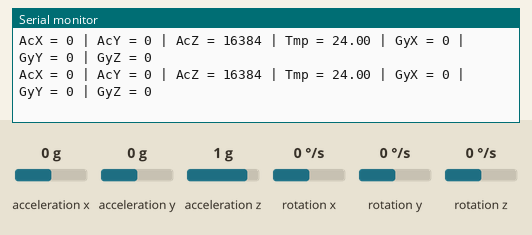
This sketch was run on a simulated Arduino Uno, built with avr-gcc and run on an emulated ATmega328P. Shown: the last lines printed to the serial monitor. Wiring (inferred from the names in the program): MPU-6050 motion sensor at I2C address 0x68. Inputs (shaded band) come from the test bench; at power-on: acceleration x 0 g, acceleration y 0 g, acceleration z 1 g, rotation x 0 °/s, rotation y 0 °/s, rotation z 0 °/s.

Above: at 1.2 s.
1.3 s: acceleration x set to -1.4 g
At 2.4 s:
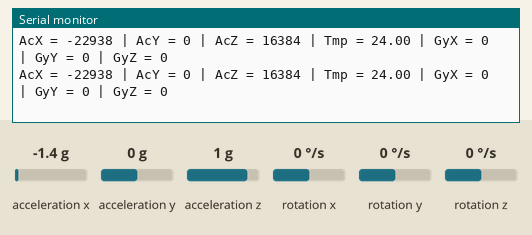
4.3 s: acceleration y set to -1.4 g
At 4.53 s:
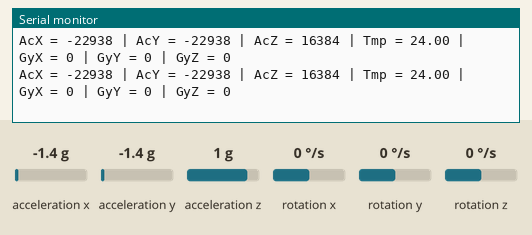
7.3 s: acceleration z set to 0 g
At 7.33 s:
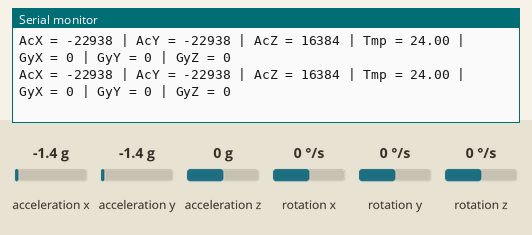
10.3 s: rotation x set to -192 °/s
At 10.54 s:
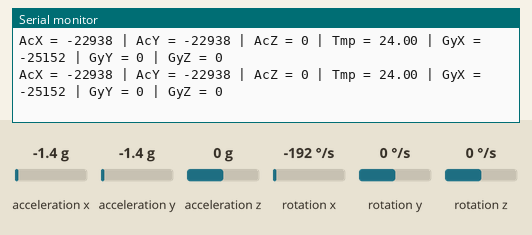
13.3 s: rotation y set to -192 °/s
At 13.56 s:
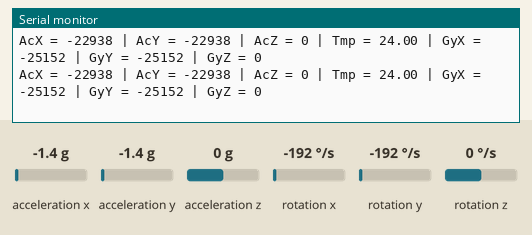
16.3 s: rotation z set to 12 °/s
At 20.25 s:
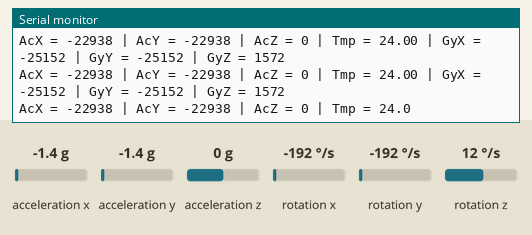

Measured:
- after the input at 1.3 s, the serial monitor: prints a new line after 0.14 s (image 1)
- after the input at 4.3 s, the serial monitor: prints a new line after 0.13 s (image 2)
- after the input at 10.3 s, the serial monitor: prints a new line after 0.14 s (image 4)
- after the input at 13.3 s, the serial monitor: prints a new line after 0.16 s (image 5)
- after the input at 16.3 s, the serial monitor: prints a new line after 0.15 s (image 6)

The sketch:

MPU6050_ALL_VALUES.ino
```cpp
#include <Wire.h>

//Endereco I2C do MPU6050
const int MPU=0x68;
//Variaveis para armazenar valores dos sensores
int AcX,AcY,AcZ,Tmp,GyX,GyY,GyZ;
void setup()
{
  Serial.begin(9600);
  Wire.begin();
  Wire.beginTransmission(MPU);
  Wire.write(0x6B);

  //Inicializa o MPU-6050
  Wire.write(0);
  Wire.endTransmission(true);


}
void loop()
{
  Wire.beginTransmission(MPU);
  Wire.write(0x3B);  // starting with register 0x3B (ACCEL_XOUT_H)
  Wire.endTransmission(false);
  //Solicita os dados do sensor
  Wire.requestFrom(MPU,14,true);
  //Armazena o valor dos sensores nas variaveis correspondentes
  AcX=Wire.read()<<8|Wire.read();  //0x3B (ACCEL_XOUT_H) & 0x3C (ACCEL_XOUT_L)
  AcY=Wire.read()<<8|Wire.read();  //0x3D (ACCEL_YOUT_H) & 0x3E (ACCEL_YOUT_L)
  AcZ=Wire.read()<<8|Wire.read();  //0x3F (ACCEL_ZOUT_H) & 0x40 (ACCEL_ZOUT_L)
  Tmp=Wire.read()<<8|Wire.read();  //0x41 (TEMP_OUT_H) & 0x42 (TEMP_OUT_L)
  GyX=Wire.read()<<8|Wire.read();  //0x43 (GYRO_XOUT_H) & 0x44 (GYRO_XOUT_L)
  GyY=Wire.read()<<8|Wire.read();  //0x45 (GYRO_YOUT_H) & 0x46 (GYRO_YOUT_L)
  GyZ=Wire.read()<<8|Wire.read();  //0x47 (GYRO_ZOUT_H) & 0x48 (GYRO_ZOUT_L)

  //Envia valor X do acelerometro para a serial e o LCD
  Serial.print("AcX = "); Serial.print(AcX);


  //Envia valor Y do acelerometro para a serial e o LCD
  Serial.print(" | AcY = "); Serial.print(AcY);


  //Envia valor Z do acelerometro para a serial e o LCD
  Serial.print(" | AcZ = "); Serial.print(AcZ);


  //Envia valor da temperatura para a serial e o LCD
  //Calcula a temperatura em graus Celsius
  Serial.print(" | Tmp = "); Serial.print(Tmp/340.00+36.53);


  //Envia valor X do giroscopio para a serial e o LCD
  Serial.print(" | GyX = "); Serial.print(GyX);

  //Envia valor Y do giroscopio para a serial e o LCD
  Serial.print(" | GyY = "); Serial.print(GyY);


  //Envia valor Z do giroscopio para a serial e o LCD
  Serial.print(" | GyZ = "); Serial.println(GyZ);


  //Aguarda 300 ms e reinicia o processo
  //delay(300);
}
```
